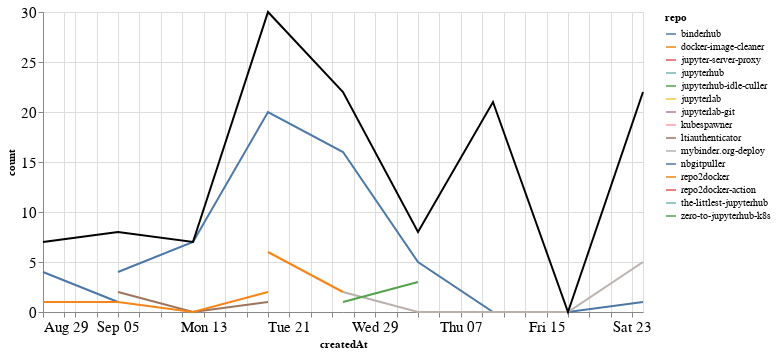

Here is the notebook cell this chart was saved with:
### Markdown cell above
### Comments

### Code cell
comments_time = comments.groupby('repo').resample('W', on='createdAt').count()['author'].reset_index()
comments_time = comments_time.rename(columns={'author': 'count'})
comments_time_total = comments_time.groupby('createdAt').agg({"count": "sum"}).reset_index()
ch1 = alt.Chart(comments_time, width=600).mark_line().encode(
    x='createdAt',
    y='count',
    color='repo',
    tooltip="repo"
)

ch2 = alt.Chart(comments_time_total, width=600).mark_line(color="black").encode(
    x='createdAt',
    y='count',
)

ch1 + ch2

### Figure 1 — Vega-Lite specification as saved in the notebook (floating-point values rounded to 4 significant figures)
{"config": {"axisLeft": {"labelFontSize": 15}, "axisBottom": {"labelFontSize": 15}}, "layer": [{"data": {"name": "data-aeb2a8cf892a1c649ebc6d2287b28c43"}, "mark": "line", "encoding": {"color": {"type": "nominal", "field": "repo"}, "tooltip": {"type": "nominal", "field": "repo"}, "x": {"type": "temporal", "field": "createdAt"}, "y": {"type": "quantitative", "field": "count"}}, "width": 600}, {"data": {"name": "data-621cf177973d1b618d273f959058f502"}, "mark": {"type": "line", "color": "black"}, "encoding": {"x": {"type": "temporal", "field": "createdAt"}, "y": {"type": "quantitative", "field": "count"}}, "width": 600}], "$schema": "https://vega.github.io/schema/vega-lite/v4.8.1.json", "datasets": {"data-aeb2a8cf892a1c649ebc6d2287b28c43": [{"repo": "binderhub", "createdAt": "2021-09-05T00:00:00", "count": 4}, {"repo": "binderhub", "createdAt": "2021-09-12T00:00:00", "count": 7}, {"repo": "binderhub", "createdAt": "2021-09-19T00:00:00", "count": 20}, {"repo": "binderhub", "createdAt": "2021-09-26T00:00:00", "count": 16}, {"repo": "binderhub", "createdAt": "2021-10-03T00:00:00", "count": 5}, {"repo": "binderhub", "createdAt": "2021-10-10T00:00:00", "count": 0}, {"repo": "binderhub", "createdAt": "2021-10-17T00:00:00", "count": 0}, {"repo": "binderhub", "createdAt": "2021-10-24T00:00:00", "count": 1}, {"repo": "docker-image-cleaner", "createdAt": "2021-09-19T00:00:00", "count": 6}, {"repo": "docker-image-cleaner", "createdAt": "2021-09-26T00:00:00", "count": 2}, {"repo": "jupyter-server-proxy", "createdAt": "2021-08-29T00:00:00", "count": 2}, {"repo": "jupyterhub", "createdAt": "2021-10-10T00:00:00", "count": 17}, {"repo": "jupyterhub-idle-culler", "createdAt": "2021-09-26T00:00:00", "count": 1}, {"repo": "jupyterlab", "createdAt": "2021-10-10T00:00:00", "count": 1}, {"repo": "jupyterlab-git", "createdAt": "2021-10-10T00:00:00", "count": 3}, {"repo": "kubespawner", "createdAt": "2021-10-24T00:00:00", "count": 1}, {"repo": "ltiauthenticator", "createdAt": "2021-09-05T00:00:00", "count": 2}, {"repo": "ltiauthenticator", "createdAt": "2021-09-12T00:00:00", "count": 0}, {"repo": "ltiauthenticator", "createdAt": "2021-09-19T00:00:00", "count": 1}, {"repo": "mybinder.org-deploy", "createdAt": "2021-09-26T00:00:00", "count": 2}, {"repo": "mybinder.org-deploy", "createdAt": "2021-10-03T00:00:00", "count": 0}, {"repo": "mybinder.org-deploy", "createdAt": "2021-10-10T00:00:00", "count": 0}, {"repo": "mybinder.org-deploy", "createdAt": "2021-10-17T00:00:00", "count": 0}, {"repo": "mybinder.org-deploy", "createdAt": "2021-10-24T00:00:00", "count": 5}, {"repo": "nbgitpuller", "createdAt": "2021-08-29T00:00:00", "count": 4}, {"repo": "nbgitpuller", "createdAt": "2021-09-05T00:00:00", "count": 1}, {"repo": "repo2docker", "createdAt": "2021-08-29T00:00:00", "count": 1}, {"repo": "repo2docker", "createdAt": "2021-09-05T00:00:00", "count": 1}, {"repo": "repo2docker", "createdAt": "2021-09-12T00:00:00", "count": 0}, {"repo": "repo2docker", "createdAt": "2021-09-19T00:00:00", "count": 2}, {"repo": "repo2docker-action", "createdAt": "2021-09-19T00:00:00", "count": 1}, {"repo": "the-littlest-jupyterhub", "createdAt": "2021-10-24T00:00:00", "count": 15}, {"repo": "zero-to-jupyterhub-k8s", "createdAt": "2021-09-26T00:00:00", "count": 1}, {"repo": "zero-to-jupyterhub-k8s", "createdAt": "2021-10-03T00:00:00", "count": 3}], "data-621cf177973d1b618d273f959058f502": [{"createdAt": "2021-08-29T00:00:00", "count": 7}, {"createdAt": "2021-09-05T00:00:00", "count": 8}, {"createdAt": "2021-09-12T00:00:00", "count": 7}, {"createdAt": "2021-09-19T00:00:00", "count": 30}, {"createdAt": "2021-09-26T00:00:00", "count": 22}, {"createdAt": "2021-10-03T00:00:00", "count": 8}, {"createdAt": "2021-10-10T00:00:00", "count": 21}, {"createdAt": "2021-10-17T00:00:00", "count": 0}, {"createdAt": "2021-10-24T00:00:00", "count": 22}]}}
